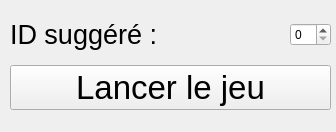
<?xml version="1.0" encoding="UTF-8"?>
<ui version="4.0">
 <class>MainWindow</class>
 <widget class="QMainWindow" name="MainWindow">
  <property name="geometry">
   <rect>
    <x>0</x>
    <y>0</y>
    <width>336</width>
    <height>132</height>
   </rect>
  </property>
  <property name="windowTitle">
   <string>MainWindow</string>
  </property>
  <widget class="QWidget" name="centralwidget">
   <widget class="QWidget" name="">
    <property name="geometry">
     <rect>
      <x>10</x>
      <y>10</y>
      <width>321</width>
      <height>111</height>
     </rect>
    </property>
    <layout class="QVBoxLayout" name="verticalLayout">
     <item>
      <layout class="QHBoxLayout" name="horizontalLayout">
       <item>
        <widget class="QLabel" name="label">
         <property name="font">
          <font>
           <pointsize>20</pointsize>
          </font>
         </property>
         <property name="text">
          <string>ID suggéré :</string>
         </property>
        </widget>
       </item>
       <item>
        <spacer name="horizontalSpacer">
         <property name="orientation">
          <enum>Qt::Horizontal</enum>
         </property>
         <property name="sizeHint" stdset="0">
          <size>
           <width>40</width>
           <height>20</height>
          </size>
         </property>
        </spacer>
       </item>
       <item>
        <widget class="QSpinBox" name="id_spin"/>
       </item>
      </layout>
     </item>
     <item>
      <widget class="QPushButton" name="start_button">
       <property name="font">
        <font>
         <pointsize>25</pointsize>
        </font>
       </property>
       <property name="text">
        <string>Lancer le jeu</string>
       </property>
      </widget>
     </item>
    </layout>
   </widget>
  </widget>
 </widget>
 <resources/>
 <connections/>
</ui>
